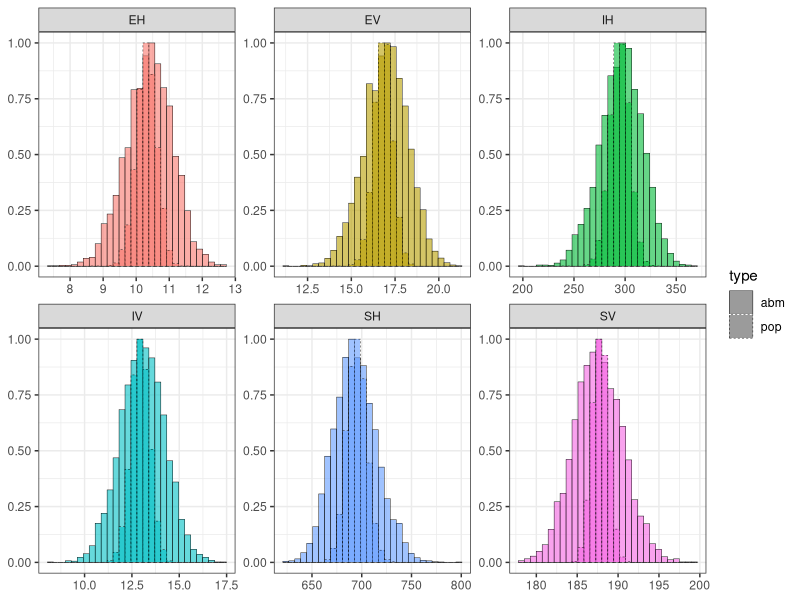

This chart was generated by the following R code: (Note: this script raises an error after producing the figure.)
#  --------------------------------------------------------------------------------
# load libraries and setup
# --------------------------------------------------------------------------------

rm(list=ls());gc()
dev.off()

library(here)
library(data.table)
library(ggplot2)

pop_mc <- data.table::fread(input = here::here("figs/pop_mc.csv"))
pop_mc_means <- data.table::fread(input = here::here("figs/pop_mc_means.csv"))

abm_mc <- data.table::fread(input = here::here("figs/abm_mc.csv"))
abm_mc_means <- data.table::fread(input = here::here("figs/abm_mc_means.csv"))

pop_mc[,"type" := "pop"]
abm_mc[,"type" := "abm"]

mc_dt <- rbind(pop_mc,abm_mc)

abm_mc_means <- melt(abm_mc_means,id.vars = "variable",variable.name = "type")
abm_mc_means[type == "mean", type := "abm"]

pop_mc_means <- melt(pop_mc_means,id.vars = "variable",variable.name = "type")
pop_mc_means[type == "mean", type := "pop"]

mc_means <- merge(abm_mc_means,pop_mc_means,all= TRUE)
setorder(mc_means,"type")

mc_means_dt <- rbind(abm_mc_means,pop_mc_means)

ggplot(data = mc_dt) +
  geom_histogram(aes(value,after_stat(ndensity),fill=variable,linetype=type),position = "identity", color = "black", size = 0.15,alpha=0.6) +
  # geom_vline(data = mc_means,aes(xintercept=value,color=variable,linetype=type)) +
  guides(fill = FALSE, color = FALSE) +
  facet_wrap(. ~ variable,scales = "free") +
  theme_bw() +
  theme(axis.title = element_blank())


ggplot(data = merge(mc_dt,mc_means_dt)) +
  geom_violin(aes(x=type,y=value,fill=variable),alpha=0.8) +
  # geom_hline(data = mc_means,aes(yintercept=value,color=variable,linetype=type)) +
  guides(fill = FALSE, color = FALSE) +
  facet_wrap(. ~ variable,scales = "free") +
  theme_bw() +
  theme(axis.title = element_blank())
